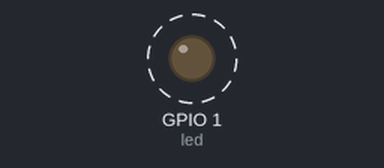
Bench run of a program on a simulated ESP32 board running MicroPython. Shown: output pins drawn as LEDs (lit = HIGH). Dashed ring = blinking.

Above: at 0.2 s.
Timing chart, 0 to 3.0 s (numbered marks = the images above):
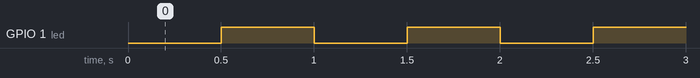

Measured:
- by itself, GPIO 1 (led): alternates HIGH for 0.50 s and LOW for 0.50 s

The program:

main.py
```python
"""
 ****************************************************************************************************
 * @file        main.py
 * @author      ALIENTEK
 * @brief       LED example
 * @license     Copyright (C) 2020-2030, ALIENTEK
 ****************************************************************************************************
 * @attention
 *
 * platform     : ALIENTEK DNESP32S3 board
 * website      : www.alientek.com
 * forum        : www.openedv.com/forum.php
 *
 * change logs  :
 * version      data         notes
 * V1.0         20240430     the first version
 *
 ****************************************************************************************************
"""

from machine import Pin
import time


"""
 * @brief       The application entry point
 * @param       None
 * @retval      None
"""
if  __name__ == '__main__':

    # set pin high on creation
    led = Pin(1,Pin.OUT,value = 1)

    while True:

        led.value(0)                    # set pin to off/low
        time.sleep_ms(500)              # sleep for 500 milliseconds
        led.value(1)                    # set pin to on/high
        time.sleep_ms(500)              # sleep for 500 milliseconds
```
